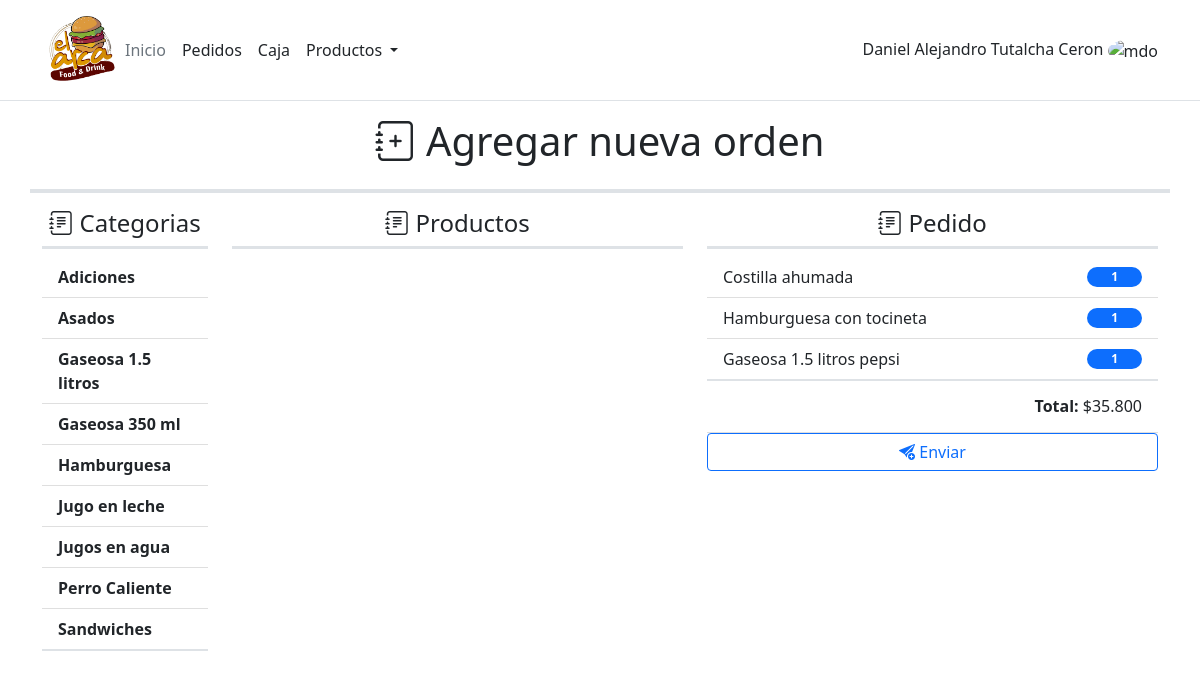
The page /order/update-order/83/ on the database as committed earlier.
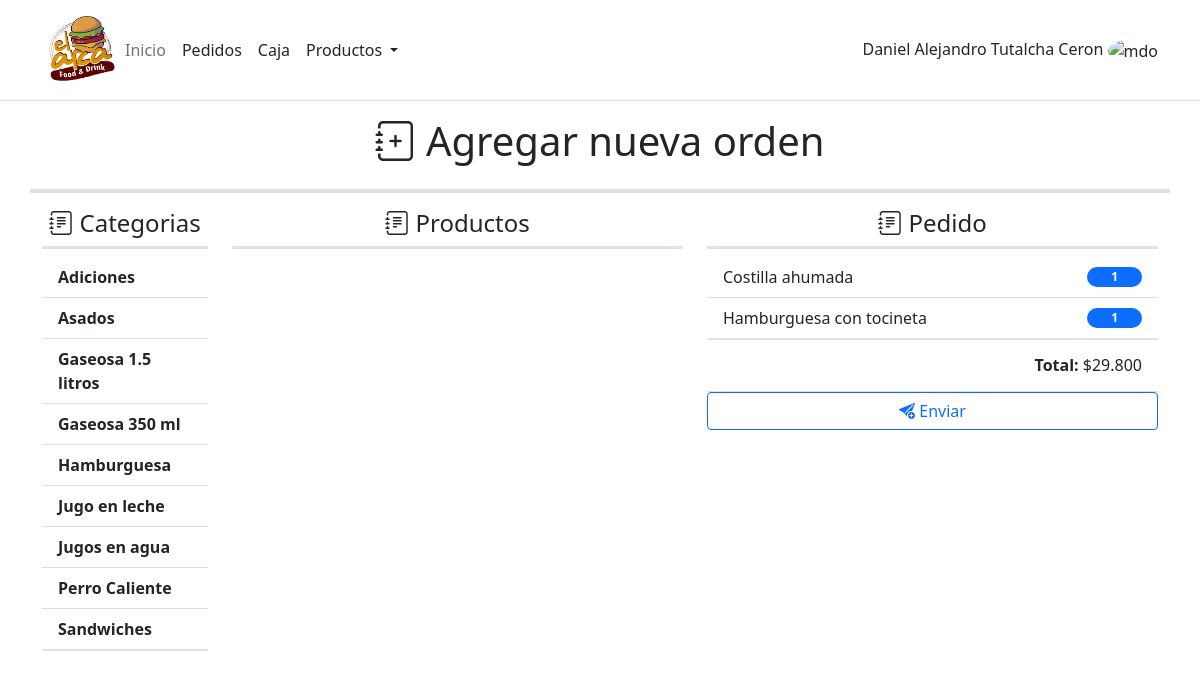
The same page on the database as committed later.
### product/models.py (models this page shows, shortened)
class Category(models.Model):
    name = models.CharField(max_length=100)
    description = models.TextField()
    work_section = models.ForeignKey(Work_Section, on_delete = models.PROTECT)
    status = models.BooleanField(default=True)
    created = models.DateTimeField(auto_now_add=True, verbose_name="Fecha de creación")
    updated = models.DateTimeField(auto_now=True, verbose_name="Fecha de edición")
    class Meta:
        ordering = ['name']

class Product(models.Model):
    code = models.IntegerField(unique=True)
    name = models.CharField(max_length=100)
    sale_price = models.IntegerField()
    category = models.ForeignKey(Category,on_delete=models.CASCADE)
    description = models.TextField()
    status = models.BooleanField(default= True)
    created = models.DateTimeField(auto_now_add=True, verbose_name="Fecha de creación")
    updated = models.DateTimeField(auto_now=True, verbose_name="Fecha de edición")
    class Meta:
        ordering = ['code']

### work_order/models.py (models this page shows, shortened)
class Order_Detail(models.Model):
    order = models.ForeignKey(Order, on_delete=models.CASCADE)
    product =  models.ForeignKey(Product, on_delete=SET_NULL, null = True)
    quantity_product = models.IntegerField()
    comment = models.TextField(max_length=200, null = True)
    status = models.BooleanField(default=True)
    created = models.DateTimeField(auto_now_add=True, verbose_name="Fecha de creación")
    updated = models.DateTimeField(auto_now=True, verbose_name="Fecha de edición")

class Order(models.Model):
    total_price = models.IntegerField(default=0)
    table = models.ForeignKey(Table,on_delete=SET_NULL, null = True)
    status = models.BooleanField(default=True)
    comment = models.TextField(max_length=0, blank = True)
    created = models.DateTimeField(auto_now_add=True, verbose_name="Fecha de creación")
    updated = models.DateTimeField(auto_now=True, verbose_name="Fecha de edición")
    class Meta:
        ordering = ['-created']

### work_order/views.py (the view, shortened to what this page needs)
# urls.py: path('update-order/<int:pk>/',UpdateOrderView.as_view(), name='update_order'),
class UpdateOrderView(UpdateView):
    model = Order
    template_name = 'work_order/order.html'
    fields = '__all__'
    def get_context_data(self, **kwargs):
        context = super().get_context_data(**kwargs)
        context['categories'] = Category.objects.filter(status=True)
        context['list_detail'] = Order_Detail.objects.filter(order__id = self.get_object().pk, status = True)
        return context

### work_order/templates/work_order/order.html (shortened to what this page needs)
{% extends "core/base.html" %}
{% load static%}
{% load humanize %}
{% block content%}
<div class="row pb-3 border-4 border-bottom">
	<h1 class="text-center"><i class="bi bi-journal-plus"></i> Agregar nueva orden</h1>
</div>
<div class="row">
	<div class="col-lg-2 col-md-5 py-3">
		<div class="border-3 border-bottom">
			<h4 class="text-center"><i class="bi bi-journal-text"></i> Categorias</h4>
		</div>
		<div class="list-group list-group-flush mt-2 border-2 border-bottom" id="div_categories">
			{% for category in categories %}
			<button type="button" id="btn_categories_list_{{category.id}}" class="list-group-item list-group-item-action" onclick="list_product({{category.id}})"><b>{{category.name}}</b></button>
			{% endfor %}
		</div>
	</div>
	<div class="col-lg-5 col-md-7 py-3 ">
		<div class="border-3 border-bottom">
			<h4 class="text-center"><i class="bi bi-journal-text"></i> Productos</h4>
		</div>
	</div>
	<div class="col-lg-5 py-3">
		<div class="border-3 border-bottom">
			<h4 class="text-center"><i class="bi bi-journal-text"></i> Pedido</h4>
		</div>
		<div class=" mt-2">
			<ul class="list-group list-group-flush " id="detail_list">
					{% for detail in list_detail%}
					<button class="list-group-item d-flex justify-content-between align-items-center" id="product_detail_{{detail.product.code}}" onclick="get_detail_order({{detail.pk}},{{detail.product.code}})" >
						{{detail.product.name}}
						<span class='badge bg-primary rounded-pill px-4' id='quantity_span_{{detail.product.code}}'>{{detail.quantity_product}}</span>
					</button>
					{% endfor %}
			</ul>
			{%if order %}
			<ul class="list-group list-group-flush pt-2 border-2 border-top" id="footer_order_list">
				<li class="list-group-item text-end" id='total_price'>
					<h6><b>Total: </b>${{order.total_price | intcomma}}</h6>
				</li>
				<button type="button" id='btn_send_order' class="btn btn-outline-primary" onclick="update_order({{order.pk}})"><i class="bi bi-send-plus-fill"></i> Enviar</button>
			</ul>
			{%endif%}
		</div>
	</div>
</div>
{% endblock%}

Rows that differ between the two databases and show on the page:
no longer on this page (row edited): Order_Detail: product.name "Gaseosa 1.5 litros pepsi", quantity_product "1"
changed Order: total_price "35.800" → "29.800"
